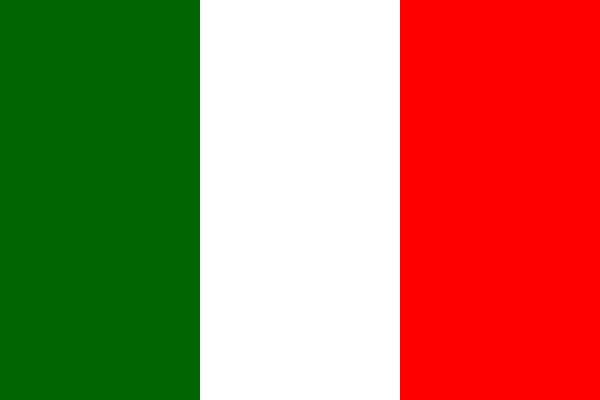
Frame 1 (no input)
Frame 60 (no input): identical to frame 1, image omitted
Frame 120 (the mouse pressed at the canvas centre since frame 60): identical to frame 1, image omitted

The p5.js sketch that drew this single still picture (run headless with seeded random() and noise() and a simulated clock; from frame 60 on, the mouse is pressed at the canvas centre):

// p5.js sketch
// ── sketch.js
function setup() {

    createCanvas(600, 400);
    
    background(" white");
    
    }
    
    function draw() {
    noStroke();
      
    fill(" darkgreen");
    rect(0, 0, 200, 600);
    fill("white");
    rect(200,0, 200, 600);
    fill(" red");
    rect(400,0, 200, 600)
    }
